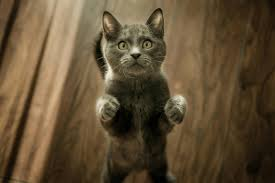
#> input picture im/tom.jpeg, 275 x 183 px
$ python threshold.py
#> lines starting #> are read from the running program, lines starting #| are printed output that depends on the picture; after the words box and inside, x2 and y2 are one past the last pixel; in counts of white or black regions, pixels touching at a corner belong together
import numpy as np
import cv2 as cv

img=cv.imread('im/tom.jpeg')
#> img is the input picture: shape (183, 275, 3); mean B, G, R 52.9, 79.2, 97.2
gray=cv.cvtColor(img,cv.COLOR_BGR2GRAY)
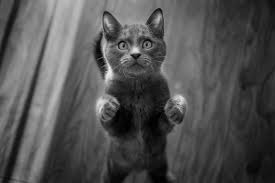
#> gray: shape (183, 275); min 0, max 245, mean 81.6

threshold,thresh=cv.threshold(gray,125,255,cv.THRESH_BINARY)
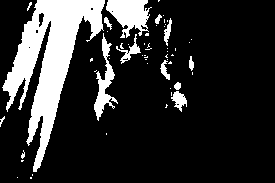
#> thresh: shape (183, 275); 18.2% white; 54 white regions (41 under 20 px), largest, box (x1, y1, x2, y2) and area: (2, 0, 105, 172) 6484, (106, 0, 152, 38) 1038, (94, 33, 118, 121) 695
cv.imshow('threshold',thresh)

# we can find the inverse using both methods
thresh_inv_1 = cv.bitwise_not(thresh)
threshold_inv,thresh_inv=cv.threshold(gray,125,255,cv.THRESH_BINARY_INV)

# Adaptive Thresholding

adaptive_thresh=cv.adaptiveThreshold(gray,255,cv.ADAPTIVE_THRESH_MEAN_C,cv.THRESH_BINARY,11,3)
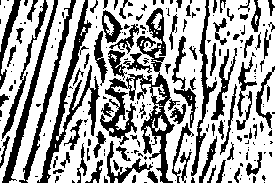
#> adaptive_thresh: shape (183, 275); 64.9% white; 224 black regions (141 under 20 px), largest, box (x1, y1, x2, y2) and area: (100, 8, 180, 183) 3105, (37, 0, 100, 183) 1935, (2, 0, 58, 183) 1116
cv.imshow('adaptive_thresh',adaptive_thresh)
cv.waitKey(0)

$ run again, with im/jerry.jpeg copied over im/tom.jpeg
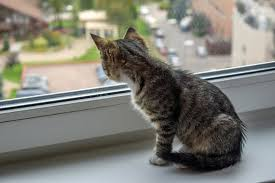
#> input picture im/jerry.jpeg, 275 x 183 px
#> img is the input picture: shape (183, 275, 3); mean B, G, R 118.7, 127.4, 128.2
#> `threshold,thresh=cv.threshold(gray,125,255,cv.THRESH_BINARY)`:
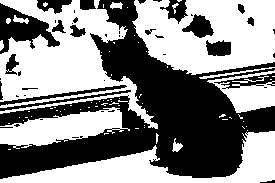
#> thresh: shape (183, 275); 53.6% white; 46 black regions (26 under 20 px), largest, box (x1, y1, x2, y2) and area: (0, 0, 275, 179) 18671, (0, 3, 60, 54) 1358, (182, 14, 214, 38) 420
#> `adaptive_thresh=cv.adaptiveThreshold(gray,255,cv.ADAPTIVE_THRESH_MEAN_..`:
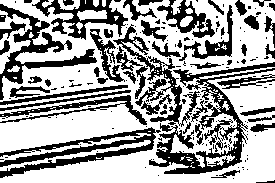
#> adaptive_thresh: shape (183, 275); 63.5% white; 183 black regions (130 under 20 px), largest, box (x1, y1, x2, y2) and area: (149, 62, 275, 174) 3391, (0, 127, 161, 178) 2315, (0, 4, 97, 100) 1931
